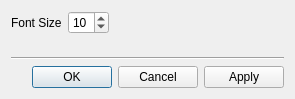
<?xml version="1.0" encoding="UTF-8"?>
<ui version="4.0">
 <class>Preferences</class>
 <widget class="QDialog" name="Preferences">
  <property name="geometry">
   <rect>
    <x>0</x>
    <y>0</y>
    <width>295</width>
    <height>99</height>
   </rect>
  </property>
  <property name="windowTitle">
   <string>Preferences</string>
  </property>
  <property name="comment" stdset="0">
   <string>
     Copyright 2020 Wabi.  All rights reserved.

     Distributed under the terms of the Wabi End-User License Agreement.
     The full license is in the file LICENSE, distributed with this software.
  </string>
  </property>
  <layout class="QVBoxLayout" name="verticalLayout">
   <item>
    <layout class="QVBoxLayout" name="prefsOverButtonsLayout">
     <item>
      <layout class="QHBoxLayout" name="horizontalLayout_3">
       <item>
        <widget class="QLabel" name="fontSizeLabel">
         <property name="text">
          <string>Font Size</string>
         </property>
        </widget>
       </item>
       <item>
        <widget class="QSpinBox" name="fontSizeSpinBox">
         <property name="minimum">
          <number>6</number>
         </property>
         <property name="value">
          <number>10</number>
         </property>
        </widget>
       </item>
       <item>
        <spacer name="horizontalSpacer_2">
         <property name="orientation">
          <enum>Qt::Horizontal</enum>
         </property>
         <property name="sizeHint" stdset="0">
          <size>
           <width>40</width>
           <height>20</height>
          </size>
         </property>
        </spacer>
       </item>
      </layout>
     </item>
     <item>
      <spacer name="verticalSpacer">
       <property name="orientation">
        <enum>Qt::Vertical</enum>
       </property>
       <property name="sizeHint" stdset="0">
        <size>
         <width>20</width>
         <height>40</height>
        </size>
       </property>
      </spacer>
     </item>
     <item>
      <widget class="Line" name="line">
       <property name="orientation">
        <enum>Qt::Horizontal</enum>
       </property>
      </widget>
     </item>
     <item>
      <layout class="QHBoxLayout" name="horizontalLayout_2">
       <item>
        <spacer name="horizontalSpacer">
         <property name="orientation">
          <enum>Qt::Horizontal</enum>
         </property>
         <property name="sizeHint" stdset="0">
          <size>
           <width>40</width>
           <height>20</height>
          </size>
         </property>
        </spacer>
       </item>
       <item>
        <widget class="QDialogButtonBox" name="buttonBox">
         <property name="standardButtons">
          <set>QDialogButtonBox::Apply|QDialogButtonBox::Cancel|QDialogButtonBox::Ok</set>
         </property>
        </widget>
       </item>
      </layout>
     </item>
    </layout>
   </item>
  </layout>
 </widget>
 <resources/>
 <connections/>
</ui>
